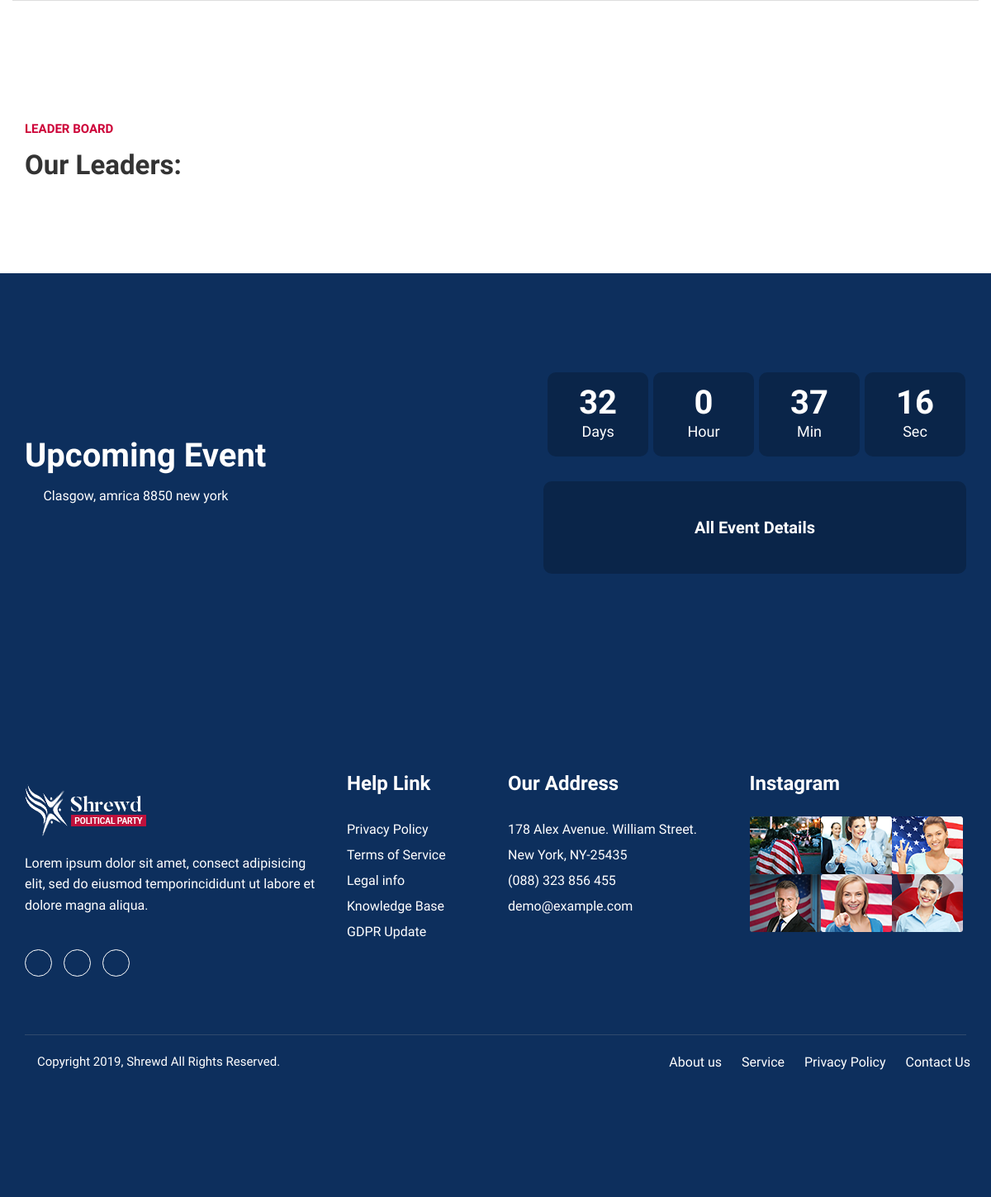
The app's page /, older data.
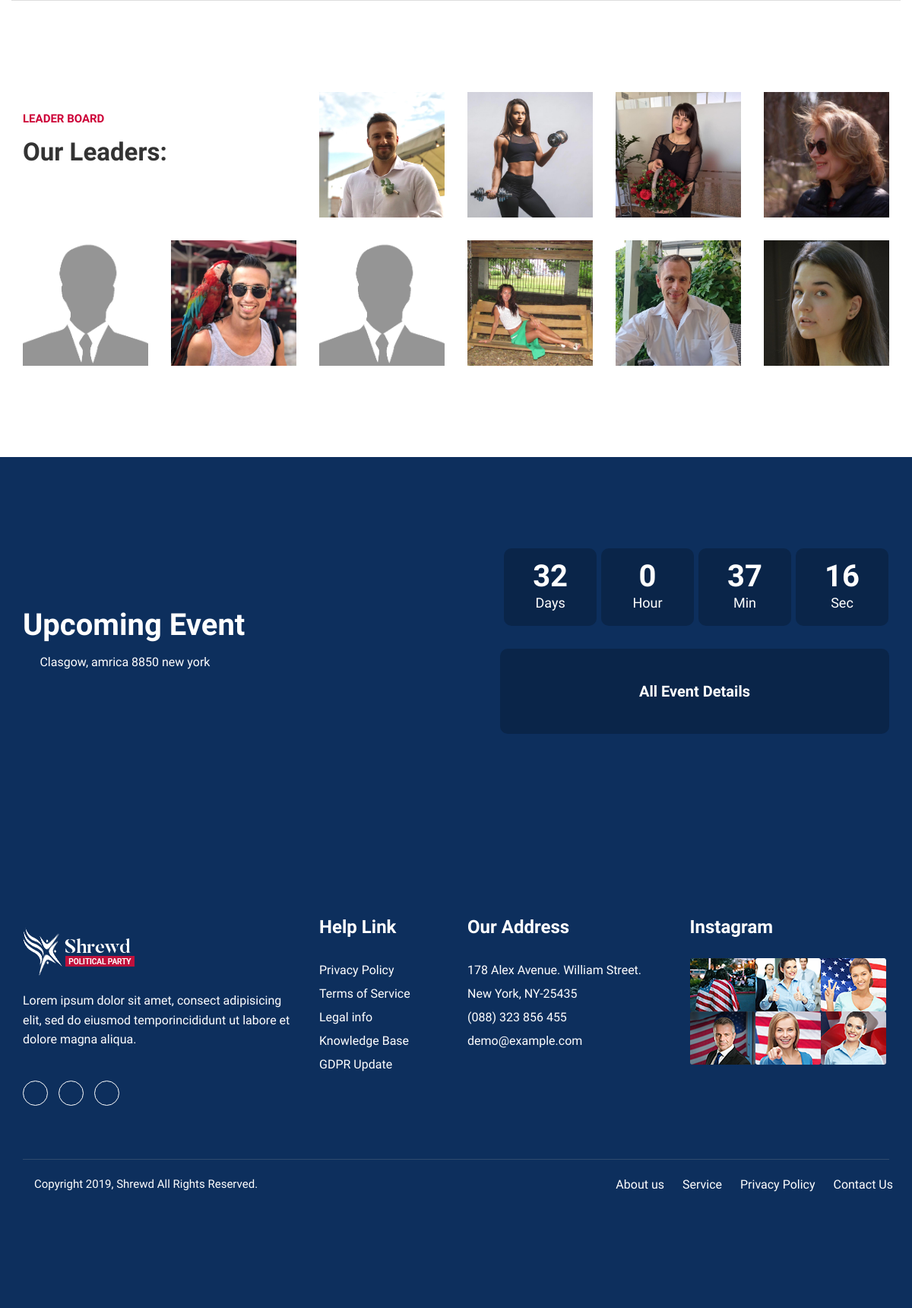
The same page, newer data.
### catalog/models.py (models this page shows, shortened)
class Person(models.Model):
    name = models.CharField(max_length=255)
    points = models.IntegerField()
    photo = models.ImageField(upload_to="media", null=True)
    facebook = models.CharField(max_length=255, unique=True)
    objects = models.Manager()

### catalog/views.py (the view)
# urls.py: path('', views.index_view),
def index_view(request):
    persons = Person.objects.order_by('-points')[:10]
    context = {'persons': persons, }
    return render(request, 'index.html', context)

### templates/index.html (shortened to what this page needs)
{% load static %}
<!DOCTYPE HTML>
<html lang="en-US">
<head>
	<link rel="stylesheet" 	href="{% static 'assets/css/bootstrap.min.css' %}" type="text/css" media="all" />
	<link rel="stylesheet" 	href="{% static 'venobox/venobox.css' %}" type="text/css" media="all" />
	<link rel="stylesheet" 	href="{% static 'assets/css/nivo-slider.css' %}" type="text/css" media="all" />
	<link rel="stylesheet" 	href="{% static 'assets/css/animate.css' %}" type="text/css" media="all" />
	<link rel="stylesheet"  href="{% static 'assets/css/slick.css' %}" type="text/css" media="all" />
	<link rel="stylesheet" 	href="{% static 'assets/css/owl.carousel.css' %}" type="text/css" media="all" />
	<link rel="stylesheet" 	href="{% static 'assets/css/owl.transitions.css' %}" type="text/css" media="all" />
	<link rel="stylesheet"  href="{% static 'assets/css/font-awesome.min.css' %}" type="text/css" media="all" />
	<link rel="stylesheet"  href="{% static 'assets/css/meanmenu.min.css' %}" type="text/css" media="all" />
	<link rel="stylesheet"  href="{% static 'assets/css/header-menu.css' %}" type="text/css" media="all" />
	<link rel="stylesheet"  href="{% static 'assets/css/theme-default.css' %}" type="text/css" media="all" />
	<link rel="stylesheet"  href="{% static 'assets/css/widget.css' %}" type="text/css" media="all" />
	<link rel="stylesheet"  href="{% static 'assets/css/unittest.css' %}" type="text/css" media="all" />
	<link rel="stylesheet"  href="{% static 'style.css' %}" type="text/css" media="all" />
	<link rel="stylesheet"  href="{% static 'assets/css/responsive.css' %}" type="text/css" media="all" />
</head>
<body>
<div class="team_area">
	<div class="container">
		<div class="row">
			<div class="col-md-4">
				<div class="section_title">
					<div class="section_title_inner team_sec">
						<h1>Leader Board</h1>
						<h2>Our Leaders:</h2>
					</div>
				</div>
			</div>
			{% for person in persons %}
			<div class="col-md-2">
				<div class="row">
					<div class="col-md-12 col-sm-6 col-xs-12">
						<div class="single_team">
							<div class="single_team_thumb">
								<img src="{{ person.photo.url }}" alt="title"
									 style="width: 165px; height: 165px;" />
							</div>
						</div>
					</div>
				</div>
			</div>
			{% endfor %}
		</div>
	</div>
</div>
<div class="countdown_area">
	<div class="container">
		<div class="row ">
			<div class="col-md-4">
				<div class="countdown_title">
					<div class="countdown_title_inner">
						<h2>Upcoming Event</h2>
						<p><i class="fa fa-map-marker"></i>Clasgow, amrica 8850 new york</p>
					</div>
				</div>
			</div>
			<div class="col-md-8">
				<div class="counterdowns">
					<div class="counter">
						<div class="timer">
							<div class="autob" data-countdown="2019/12/31"></div>
						</div>
					</div>
				</div>
				<div class="countdown_btn">
					<a href="event.html">All Event Details</a>
				</div>
			</div>
		</div>
	</div>
</div>
	<div class="countdown_area">
		<div class="container">
			<div class="row">
				<div class=" col-md-4 col-sm-6 col-xs-12">
					<div class="single_footer">
						<div class="single_footer_logo">
							<img src="/static/assets/images/logo/log2.png" alt="" />
						</div>
						<div class="single_footer_desc">
							<p>Lorem ipsum dolor sit amet, consect adipisicing elit, sed do eiusmod temporincididunt ut labore et dolore magna aliqua.</p>
						</div>
						<div class="single_footer_icon">
							<ul>
								<li><a href="https://facebook.com/"><i class="fa fa-facebook"></i></a></li>
								<li><a href="https://www.instagram.com/"><i class="fa fa-instagram"></i></a></li>
								<li><a href=""><i class="fa fa-globe"></i></a></li>
							</ul>
						</div>
					</div>
				</div>
				<div class="col-md-2 col-sm-6 col-xs-12">
					<div class="single_nav">
						<div class="single_widget_title">
							<h3>Help Link</h3>
						</div>
						<div class="single_widget_nav">
							<ul>
								<li><a href="index.html#">Privacy Policy</a></li>
								<li><a href="index.html#">Terms of Service</a></li>
								<li><a href="index.html#">Legal info</a></li>
								<li><a href="index.html#">Knowledge Base</a></li>
								<li><a href="index.html#">GDPR Update</a></li>
							</ul>
						</div>
					</div>
				</div>
				<div class="col-md-3 col-sm-6 col-xs-12">
					<div class="single_address">
						<div class="single_widget_title">
							<h3>our address</h3>
						</div>
						<div class="single_widget_nav">
							<ul>
								<li><a href="index.html#">178 Alex Avenue. William Street.
								New York, NY-25435</a></li>
								<li><a href="index.html#">(088) 323 856 455 demo@example.com</a></li>
							</ul>
						</div>
					</div>
				</div>
				<div class="col-md-3 col-sm-6 col-xs-12">
					<div class="single_Instagram">
						<div class="single_Instagram_title single_widget_title">
							<h3>Instagram</h3>
						</div>
						<div class="single_Instagram_image">
							<a href="index.html1#" ><img src="/static/assets/images/instagram/i1.png" alt="logo" ></a>
						</div>
						<div class="single_Instagram_image">
							<a href="index.html2#" ><img src="/static/assets/images/instagram/i2.png" alt="logo" ></a>
						</div>
						<div class="single_Instagram_image">
							<a href="index.html3#" ><img src="/static/assets/images/instagram/i3.png" alt="logo" ></a>
						</div>
						<div class="single_Instagram_image">
							<a href="index.html4#" ><img src="/static/assets/images/instagram/i4.png" alt="logo" ></a>
						</div>
						<div class="single_Instagram_image">
							<a href="index.html5#" ><img src="/static/assets/images/instagram/i5.png" alt="logo" ></a>
						</div>
						<div class="single_Instagram_image">
							<a href="index.html6#" ><img src="/static/assets/images/instagram/i6.png" alt="logo" ></a>
						</div>
					</div>
				</div>
			</div>
			<div class="footer-bottom">
				<div class="container">
					<div class="row">
						<div class="col-md-6 col-sm-6 col-xs-12">
							<div class="copy-right-text">
								<p>Copyright 2019, Shrewd All Rights Reserved.</p>
							</div>
						</div>
						<div class="col-md-6 col-sm-6 col-xs-12">
							<div class="footer-menu">
								 <ul class="text-right">
									<li><a href="index.html#">About us</a></li>
									<li><a href="index.html#">Service</a></li>
									<li><a href="index.html#">Privacy Policy</a></li>
									<li><a href="index.html#">Contact Us</a></li>
								</ul>
							</div>
						</div>
					</div>
				</div>
			</div>
		</div>
	</div>
	</body>
</html>

### static/assets/css/theme-default.css (style rules this page uses)
html, body { overflow-x: hidden; }
body { color: #6d6d6d; font-family: 'Heebo', sans-serif; font-weight: 400; font-style: normal; font-size: 16px; line-height: 1.6; }
p { font-weight: 400; font-style: normal; }
h1, h2, h3, h4, h5, h6 { color: #333; font-family: 'Heebo', sans-serif; font-style: normal; margin-bottom: 0; margin-top: 0px; line-height: 1.2; font-weight: 700; -webkit-transition: .5s; transition: .5s; font-size:30px; }
a { -webkit-transition: all 0.3s ease-out 0s; transition: all 0.3s ease-out 0s; }
a { color: #333; }
h1 { font-size: 22px; }
h2 { font-size: 56px; }
h3 { font-size: 20px; }
ul { margin: 0px; padding: 0px; }
ul { margin: 0; padding: 0; }
a,i, cite, em, var, address, dfn,ol,li,ul { font-style:normal; font-weight:400; }
::placeholder { color: #333; font-size: 14px; }

### static/assets/css/unittest.css (style rules this page uses)
i, cite, em, var, address, dfn { font-style: italic; }

### static/style.css (style rules this page uses)
html, body { overflow-x:hidden; }
ul { list-style:none; }
.single_feature_thumb img, .service_thumb img, .single_blog_thumb img, .single_team_thumb img { width: 100%; }
.section_title_inner h1 { font-size: 15px; color: #cd0038; margin: 0 0 15px; text-transform: uppercase; }
.section_title_inner h2 { font-size: 40px; margin-bottom: 21px; }
.team_area { border-top: 1px solid #ddd; max-width: 1170px; width: 100%; margin: auto; padding: 120px 0 90px; }
.section_title_inner.team_sec { font-size: 15px; width: 100%; margin-top: 102px; }
.single_team { overflow: hidden; margin-bottom: 30px; }
.single_team_thumb { position: relative; }
.countdown_area { background: #0d2f5d; padding: 35px 0 0px; }
.countdown_title { display: inline-block; }
.countdown_title_inner { margin-top: -3px; }
.countdown_title_inner h2 { font-size: 40px; color: #fff; margin:10px 0px 12px; }
.countdown_title_inner p { color: #fff; }
.countdown_title_inner p i { margin-right: 10px; }
.counterdowns { text-align: center; display: inline-block; }
.countdown_btn { margin-top: -137px; }
.countdown_btn a { color: #fff; font-size: 20px; background: #0a2549; padding: 69px 30px 71px; margin-left: 35px; position: relative; -webkit-transition: .5s; transition: .5s; float: right; font-weight: 700; }
.single_footer_logo { margin: 15px 0 19px; }
.single_footer_desc p { color:#fff; }
.single_footer_icon { margin-top: 41px; }
.single_footer_icon ul li { display: inline-block; }
.single_footer_icon ul li a i { font-size: 17px; color: #fff; height: 33px; width: 33px; line-height: 31px; text-align: center; border-radius: 50%; margin-right: 10px; -webkit-transition: .5s; transition: .5s; border: 1px solid #fff; }
.single_widget_title h3 { font-size: 24px; color: #fff; margin-bottom: 26px; text-transform: capitalize; }
.single_widget_nav ul li a { color: #fff; line-height: 31px; }
.single_Instagram_image { display:inline-block; float: left; }
.footer-bottom { padding: 20px 0 0px; border-top:1px solid rgba(73, 92, 121, 0.6); margin-top: 70px; }
.copy-right-text p { color: #fff; font-size: 15px; margin: 0; padding: 0; }
.footer-menu ul { list-style: none; margin: 0px; padding: 0px; }
.footer-menu ul li { display: inline-block; }
.footer-menu ul li a { color: #fff; padding: 0 10px; display: block; }

### static/assets/css/responsive.css (style rules this page uses)
@media (min-width: 1024px) and (max-width: 1600px) { .section_title_inner h2 { font-size: 33px; } }
@media (min-width: 1024px) and (max-width: 1600px) { .section_title_inner.team_sec { margin-top: 26px; } }
@media (min-width: 1024px) and (max-width: 1600px) { .countdown_area { padding: 120px 0 150px; } }
@media (min-width: 1024px) and (max-width: 1600px) { .countdown_title { margin-right: 0; margin-top: 70px; } }
@media (min-width: 1024px) and (max-width: 1600px) { .counterdowns { float: right; } }
@media (min-width: 1024px) and (max-width: 1600px) { .countdown_btn a { padding: 40px 183px; top: 30px; margin-left: 0; border-radius: 10px; } }

Row changes from the older to the newer data that the page shows:
added Person: photo (picture)
added Person: photo (picture)
added Person: photo (picture)
added Person: photo (picture)
added Person: photo (picture)
added Person: photo (picture)
added Person: photo (picture)
added Person: photo (picture)
added Person: photo (picture)
added Person: photo (picture)
